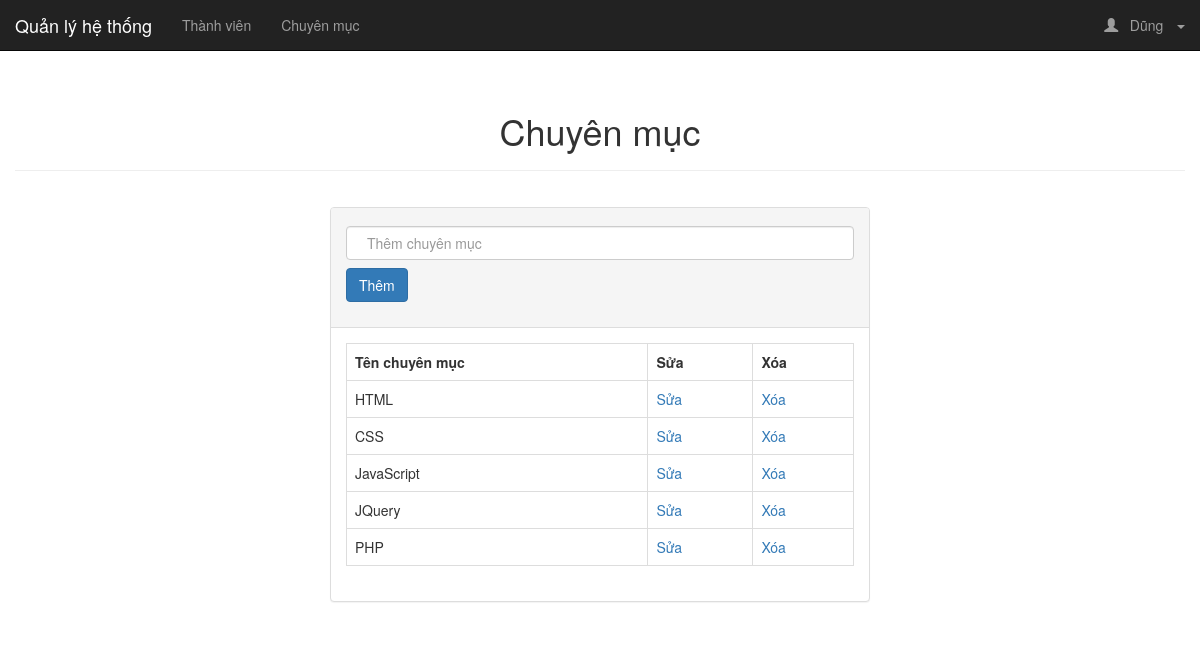
The page /Sources/officialforum/admin/index.php?controller=category&action=category (signed in) on the database its author committed.
### tables this page shows
CREATE TABLE `categories` (
  `category_id` int(11) NOT NULL,
  `category_name` varchar(50) NOT NULL
);

### Sources/officialforum/admin/controllers/category_controller.php (called while the page is built, shortened)
<?php
	require_once '../models/category.php';
	class CategoryController extends BaseController
	{
		public function category(){
			$category = Category::readCategories();
			$data = array('category' => $category);
			$this->render('category',$data);
		}
	}
 ?>

### Sources/officialforum/admin/routes.php (called while the page is built, shortened)
<?php
	$controller = new $klass;
	$controller->$action();
 ?>

### Sources/officialforum/admin/index.php (called while the page is built, shortened)
<?php
	require_once('routes.php');
 ?>

### Sources/officialforum/models/category.php (called while the page is built, shortened)
<?php
class Category
{
	public static function readCategories(){
   		$database = new Database();
		$db = $database->getConnection();
		$list = [];
   		$query = "SELECT * FROM categories";
    	$stmt = $db->prepare( $query );
    	$stmt->execute();
    	foreach ($stmt->fetchAll() as $category) {
      		$array = array($category['category_id'], $category['category_name']);
      		$list[] = $array;
    	}
    	return $list;
    }
}
 ?>

### Sources/officialforum/admin/views/category/category.php (the view, shortened to what this page needs)
<div class="container">
	<div class="col-sm-3"></div>
	<div class="col-sm-6">
		<div class="panel panel-default">
		  	<div class="panel-heading">
		  		<div class="form-group">
					<form method="post">
						<input type="text" id="category" name="category" placeholder="Thêm chuyên mục" class="form-control"/>
						<input type="submit" name="insert_category" id="insert_category" value="Thêm" class="btn btn-primary"/>
					</form>
				</div>
		  	</div>
		  	<div class="panel-body">
		  		<table class="table table-bordered">
					<tr>
						<th>Tên chuyên mục</th>
						<th>Sửa</th>
						<th>Xóa</th>
					</tr>
					<?php
						foreach ($category as $cate) {
							$category_id = $cate[0];
							$category_name = $cate[1];
					?>
					<tr id="<?php echo $category_id; ?>">
						<td data-target="category_name"><?php echo $category_name ?></td>
						<td><a href="#" data-role="update_category" data-id="<?php echo $category_id; ?>">Sửa</a></td>
						<td><a href="#" data-role="delete_category" data-id="<?php echo $category_id; ?>">Xóa</a></td>
					</tr>
					<?php
						}
		 			?>
				</table>
		  	</div>
		</div>
	</div>
	<div class="col-sm-3"></div>
</div>

### Sources/officialforum/libs/css/post.css (style rules this page uses)
input[type=text], input[type=password] { width: 100%; padding: 12px 20px; margin: 8px 0; display: inline-block; border: 1px solid #ccc; box-sizing: border-box; }
.container { padding: 16px; }

### rows shown on the page
categories: category_name "HTML"
categories: category_name "CSS"
categories: category_name "JavaScript"
categories: category_name "JQuery"
categories: category_name "PHP"

### other values the page prints
$_SESSION['firstname'] "Dũng"
$page_title "Chuyên mục"
